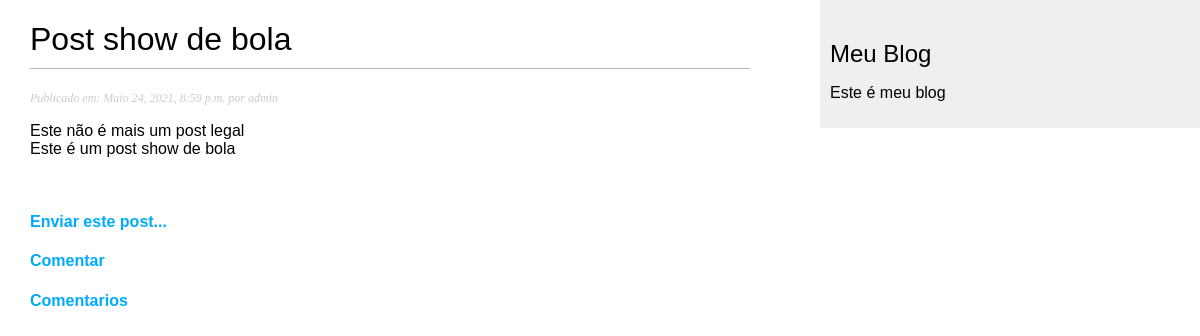
Screenshot of /2021/5/25/post-show-de-bola/ with the database file from the repository.
### meublog/models.py (models this page shows, shortened)
class Post(models.Model):
    STATUS_CHOICES = (
        ('rascunho', 'Rascunho'),
        ('publicado', 'publicado')
    )
    objects = models.Manager()
    publicado = PublicadosManager()
    titulo = models.CharField(max_length=250)
    slug = models.SlugField(max_length=100)
    corpo = models.TextField()
    autor = models.ForeignKey(User, on_delete=models.CASCADE, related_name='meublog_posts')
    publicados = models.DateTimeField(default=timezone.now)
    criado = models.DateTimeField(auto_now_add=True)
    status = models.CharField(max_length=9, choices=STATUS_CHOICES, default='rascunho')
    class Meta:
        ordering = ('-publicados',)
        verbose_name = "Post"
        verbose_name_plural = "Posts"

### meublog/views.py (the view)
# urls.py: path('<int:ano>/<int:mes>/<int:dia>/<slug:slug>/', views.DetalharPostView.as_view(), name='detalhe'),
class DetalharPostView(DetailView):
    template_name = "meublog/post/detalharpost.html"
    model = Post

### meublog/templates/meublog/post/detalharpost.html (shortened to what this page needs)
{% extends 'meublog/base.html' %}
{% block conteudo %}
    <h1> {{ post.titulo }} </h1>
    <p class="date">
        Publicado em: {{ post.publicados }} por {{ post.autor }}
    </p>
    <p>
        {{ post.corpo | linebreaks }}
    </p>
    <br>
    <h4>
        <a href="{% url 'meublog:share_post' post.pk %}">
            Enviar este post...
        </a>
    </h4>
    <h4>
        <a href="{% url 'meublog:comentar' post.pk %}">
             Comentar
        </a>
    </h4>
    <h4>
        <a href="{% url 'meublog:comentarios' post.pk %}">
             Comentarios
        </a>
    </h4>
{% endblock %}

### meublog/static/css/meublog.css (style rules this page uses)
body { margin:0; padding:0; font-family:helvetica, sans-serif; }
a { color:#00abff; text-decoration:none; }
h1 { font-weight:normal; border-bottom:1px solid #bbb; padding:0 0 10px 0; }
p.date { color:#ccc; font-family: georgia, serif; font-size: 12px; font-style: italic; }

### rows the page displays
Post: titulo "Post show de bola", publicados "Maio 24, 2021, 8:59 p.m.", autor "admin", corpo "Este não é mais um post legal Este é um post show de bola"
